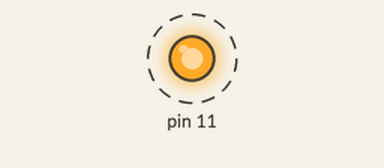
The program below on a simulated Raspberry Pi (header pin numbers). Parts: output pins drawn as LEDs (lit = HIGH). Dashed ring = blinking.

Above: at 0.05 s.
Timing chart, 0 to 3.0 s (numbered marks = the images above):
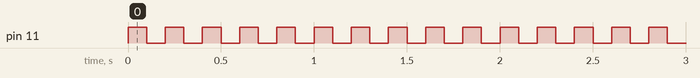

The program:

LEDAnsteuernPythonChiara.py
```python
import time
import RPi.GPIO as GPIO

GPIO.setmode(GPIO.BOARD)

GPIO.setup(11, GPIO.OUT)

while 1:

    GPIO.output(11, GPIO.HIGH)

    time.sleep(0.1)

    GPIO.output(11, GPIO.LOW)

    time.sleep(0.1)
```

Measured:
- by itself, pin 11: alternates HIGH for 0.10 s and LOW for 0.10 s
